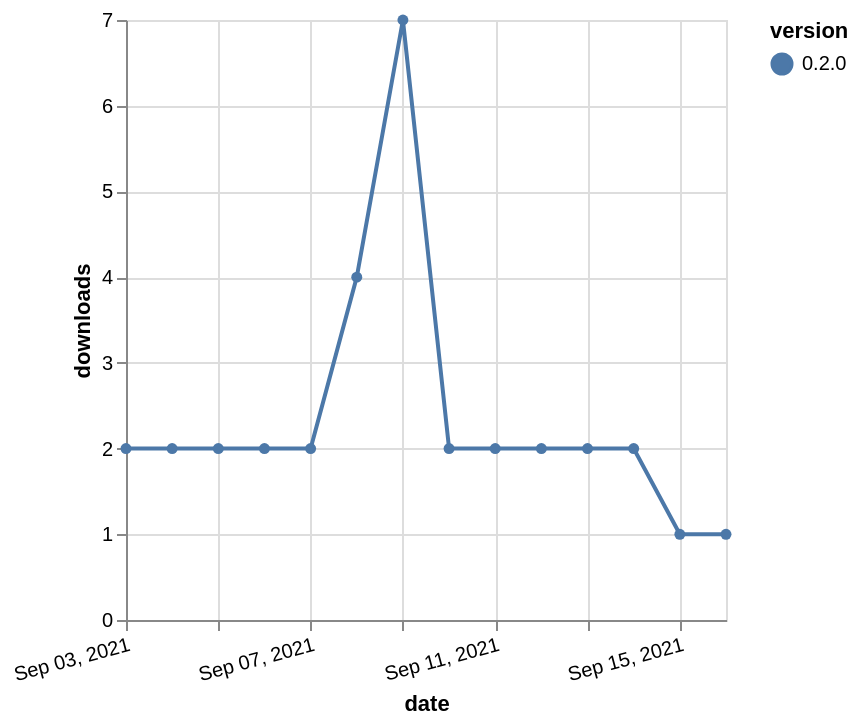

Vega-Lite specification stored for this chart:
### Vega-Lite specification from a JSON file in a GitHub repository (floating-point values rounded to 4 significant figures)
{"$schema": "https://vega.github.io/schema/vega-lite/v5.json", "description": "A simple bar chart with embedded data.", "data": {"values": [{"date": "2021-09-03", "total": 3213, "delta": 2, "version": "0.2.0"}, {"date": "2021-09-04", "total": 3215, "delta": 2, "version": "0.2.0"}, {"date": "2021-09-05", "total": 3217, "delta": 2, "version": "0.2.0"}, {"date": "2021-09-06", "total": 3219, "delta": 2, "version": "0.2.0"}, {"date": "2021-09-07", "total": 3221, "delta": 2, "version": "0.2.0"}, {"date": "2021-09-08", "total": 3225, "delta": 4, "version": "0.2.0"}, {"date": "2021-09-09", "total": 3232, "delta": 7, "version": "0.2.0"}, {"date": "2021-09-10", "total": 3234, "delta": 2, "version": "0.2.0"}, {"date": "2021-09-11", "total": 3236, "delta": 2, "version": "0.2.0"}, {"date": "2021-09-12", "total": 3238, "delta": 2, "version": "0.2.0"}, {"date": "2021-09-13", "total": 3240, "delta": 2, "version": "0.2.0"}, {"date": "2021-09-14", "total": 3242, "delta": 2, "version": "0.2.0"}, {"date": "2021-09-15", "total": 3243, "delta": 1, "version": "0.2.0"}, {"date": "2021-09-16", "total": 3244, "delta": 1, "version": "0.2.0"}]}, "width": "container", "mark": {"type": "line", "point": {"filled": true}}, "encoding": {"x": {"field": "date", "type": "temporal", "timeUnit": "yearmonthdate", "title": "date", "axis": {"labelAngle": -15}}, "y": {"field": "delta", "type": "quantitative", "title": "downloads"}, "color": {"field": "version", "type": "nominal"}, "tooltip": {"field": "delta"}}}
